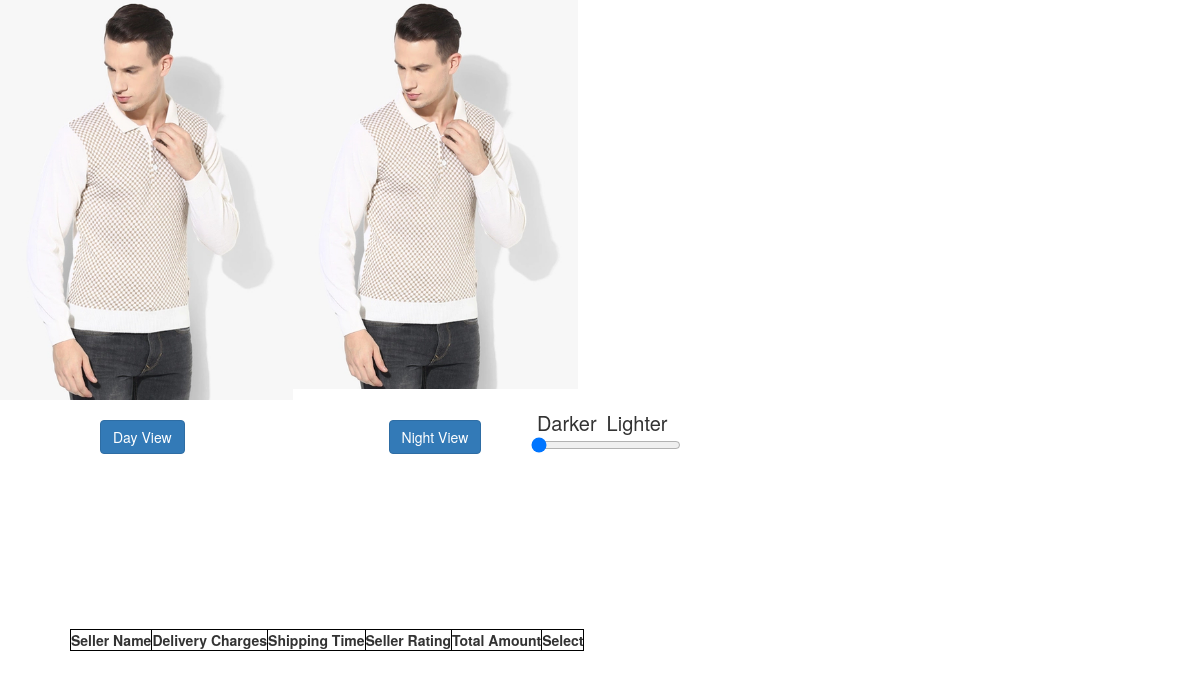
The app's page /images/product-url-9.php, older data.
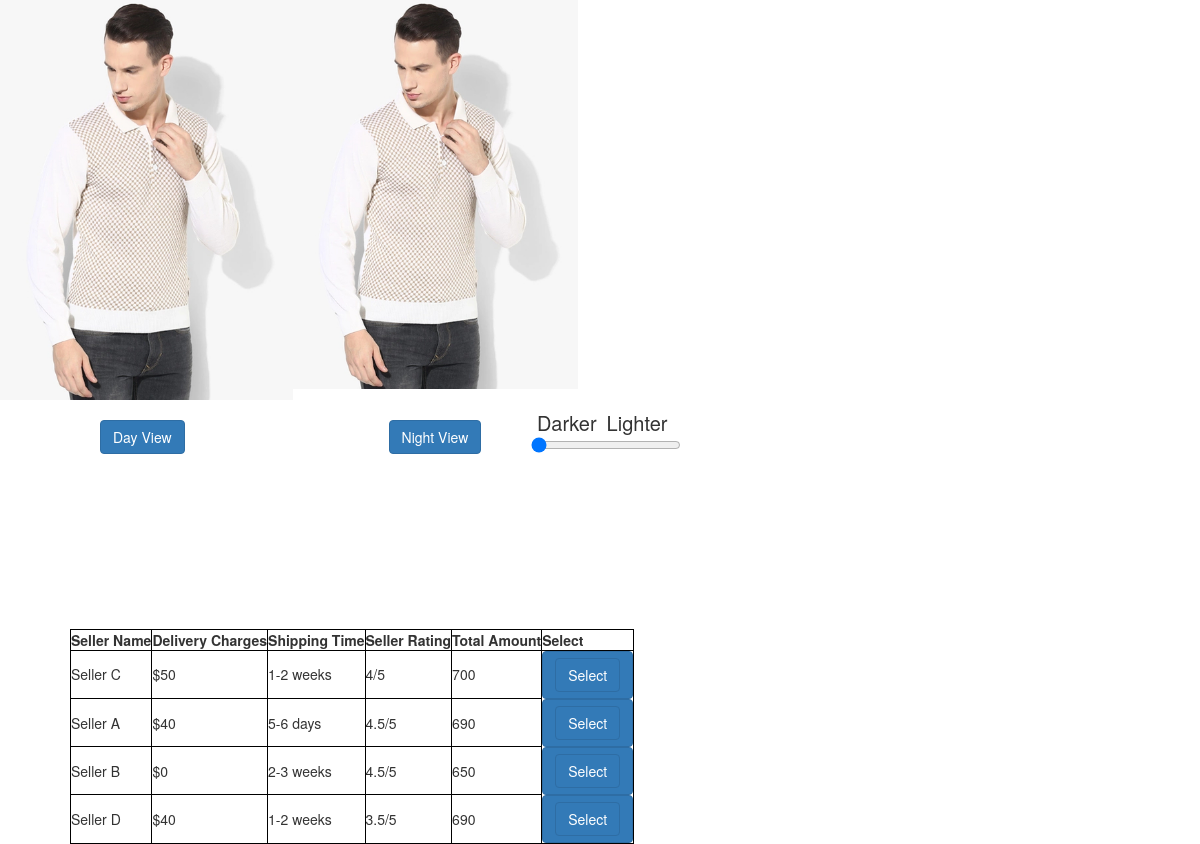
The same page, newer data.
### tables this page shows
CREATE TABLE IF NOT EXISTS `seller` (
`seller_id` int(10) NOT NULL,
  `seller_title` text NOT NULL,
  `seller_price` int(10) NOT NULL,
  `seller_time` text NOT NULL,
  `seller_rating` text NOT NULL
);

CREATE TABLE IF NOT EXISTS `products` (
`product_id` int(10) NOT NULL,
  `p_cat_id` int(10) NOT NULL,
  `cat_id` int(10) NOT NULL,
  `manufacturer_id` int(10) NOT NULL,
  `date` timestamp NOT NULL DEFAULT CURRENT_TIMESTAMP ON UPDATE CURRENT_TIMESTAMP,
  `product_title` text NOT NULL,
  `product_url` text NOT NULL,
  `product_img1` text NOT NULL,
  `product_price` int(10) NOT NULL,
  `status` varchar(255) NOT NULL
);

### public_html/images/product-url-9.php (the view, shortened to what this page needs)
<!DOCTYPE html>
<head>
<link href="style.css" rel="stylesheet">
<link href="../styles/bootstrap.min.css" rel="stylesheet">
</head>
<?php
$db = mysqli_connect('mysql', "root", "pass", "Ecom_Store");
    echo "
<div class='product' >
<img src='product-1.jpg' style='float:left;height:400px;'>
<div class='container'>
<img src='product-1.jpg' class='image'>
  <div class='night' id='night'>
  </div>
</div>
<p class='btn btn-primary btn1'>Day View</p>
<p class='btn btn-primary btn1 btn2'>Night View
<fieldset class='field' style='width: 150px; height: 150px;display:inline-block;margin-left:50px;font-size:20px;'>
  <label for='b'></label>
  Darker&ensp;Lighter<input type='range' min='0' max='255' id='b' step='1' value='0'>
  <output for='b' style='font-size:20px;'></output>
</fieldset>  </p>
<br><br>
</div>
";
$get_prod = "select * from products where product_id=9";
$run_prod = mysqli_query($db, $get_prod);
   while($row_prod = mysqli_fetch_array($run_prod)){
       $pro_id= 9;
       $pro_price=$row_prod['product_price'];
}
$get_seller = "select * from seller WHERE seller_id=5";
$run_seller = mysqli_query($db, $get_seller);
echo "<table><tr><th>Seller Name</th><th>Delivery Charges</th><th>Shipping Time</th><th>Seller Rating</th><th>Total Amount</th><th>Select</th></tr>";
   while($row_seller = mysqli_fetch_array($run_seller)){
    $s_price=$row_seller['seller_price'];
    $amt=$s_price+$pro_price;
    echo "<tr><td>".$row_seller['seller_title']."</td><td>$".$row_seller['seller_price']."</td><td>".$row_seller['seller_time']."</td><td>".$row_seller['seller_rating']."</td><td>".$amt."</td><td class='btn btn-primary sel'><a href='../cart.php?itemId=$pro_id&quantity=1&price=$amt&size=Medium' class='btn btn-primary' style='text-decoration: none;'>Select</a></td></tr>";
}
echo "</table>";
?>

Row changes from the older to the newer data that the page shows:
added seller: seller_title "Seller C", seller_price "50", seller_time "1-2 weeks", seller_rating "4/5", seller_price.product_price "700"
added seller: seller_title "Seller A", seller_price "40", seller_time "5-6 days", seller_rating "4.5/5", seller_price.product_price "690"
added seller: seller_title "Seller B", seller_price "0", seller_time "2-3 weeks", seller_rating "4.5/5", seller_price.product_price "650"
added seller: seller_title "Seller D", seller_price "40", seller_time "1-2 weeks", seller_rating "3.5/5", seller_price.product_price "690"
